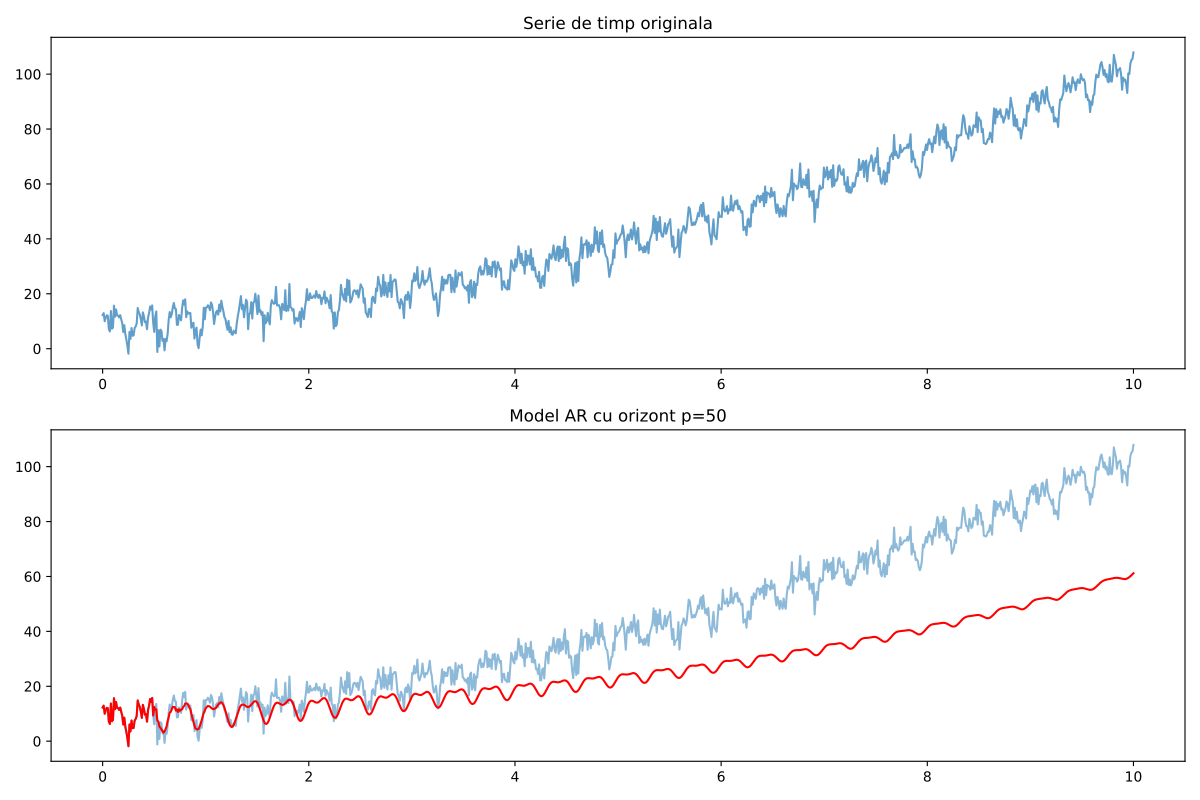

This figure's Python source:
import numpy as np
import matplotlib.pyplot as plt

N = 1000
t = np.linspace(0, 10, N)

trend = 0.7 * t**2 + 2.5 * t + 8
sezon = 4 * np.sin(6 * np.pi * t) + 2.5 * np.cos(12 * np.pi * t)
zgomot = np.random.normal(0, 2.5, N)
y = trend + sezon + zgomot

# Model AR cu orizont p
# y[t] = x1*y[t-1] + x2*y[t-2] + ... + xp*y[t-p]

p = 50

# Construim matricea Y
# Fiecare linie i
Y = np.zeros((N - p, p))
for i in range(N - p):
    for j in range(p):
        Y[i, j] = y[(N - 1) - i - 1 - j]

# Vector target : serie inversata fara primele p elem
y_rev = y[::-1]
y_target = y_rev[:-p]


# Gamma = Y^T * Y
# gamma = Y^T * y
# x_star = inv(Gamma) * gamma

Gamma = np.dot(Y.T, Y)
gamma = np.dot(Y.T, y_target)
x_star = np.dot(np.linalg.inv(Gamma), gamma)

print(f'Model AR(p={p})')
print(f'Coeficienti: {x_star}')

# Generam predictii cu modelul AR
predictions = y[:p].tolist()

for i in range(p, N):
    # Predictia: suma(x_star[j] * predictions[i-1-j] pentru j in 0..p-1)
    pred = np.dot(np.flip(predictions[-p:]), x_star)
    predictions.append(pred)

predictions = np.array(predictions)

# Vizualizare
plt.figure(figsize=(12, 8))

plt.subplot(2, 1, 1)
plt.plot(t, y, label='Serie originala', alpha=0.7)
plt.title('Serie de timp originala')

plt.subplot(2, 1, 2)
plt.plot(t, y, label='Original', alpha=0.5)
plt.plot(t, predictions, label=f'AR(p={p})', color='red', linewidth=1.5)
plt.title(f'Model AR cu orizont p={p}')

plt.tight_layout()
plt.savefig('exercitiul2.pdf')
plt.show()

# Calculam eroarea
mse = np.mean((y - predictions)**2)
print(f'MSE = {mse:.2f}')
